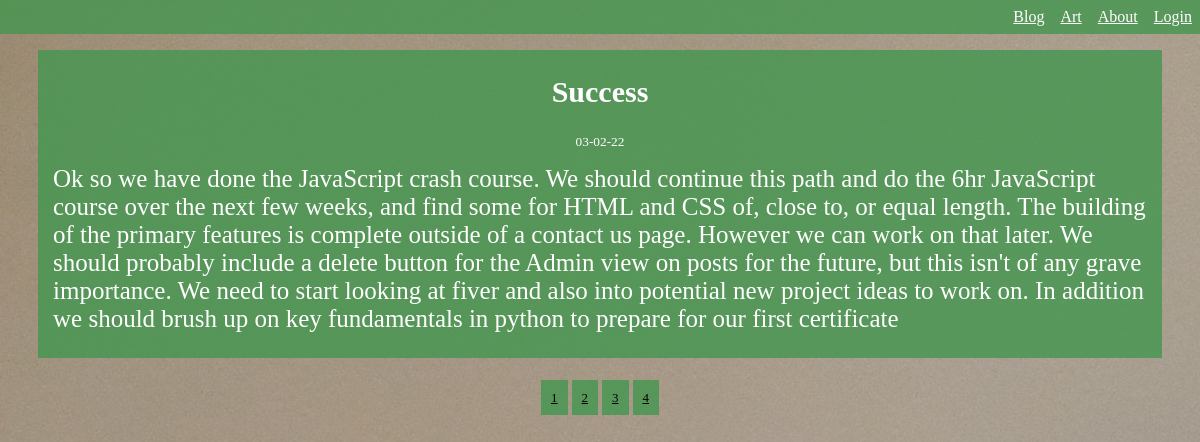
Page /blog?page=2 on the committed database.
### website/models.py (models this page shows, shortened)
class Blog(db.Model):
    id = db.Column(db.Integer, primary_key=True)
    title = db.Column(db.String(150))
    date_posted = db.Column(db.DateTime, nullable=False, default=datetime.utcnow)
    content = db.Column(db.Text, nullable=False)

### website/views.py (the view)
@views.route('/blog')
def blog():
    page = request.args.get('page', 1, type=int)
    posts = Blog.query.order_by(Blog.date_posted.desc()).paginate(per_page=1, page=page)
    return render_template('blog.html', posts=posts)

### website/templates/blog.html (shortened to what this page needs)
{% extends "base.html" %}
{% block content %}
    {% for blog in posts.items %}
        <body class="home-body">
            <section class="blog-body">
                <h1 align="center">{{ blog.title }}</h1>
                <small align="center">{{ blog.date_posted.strftime('%m-%d-%y') }}</small>
                <p>{{ blog.content }}</p>
            </section>
            <div align="center" class="button-wrapper">
                {% endfor %}
                {% for page_num in posts.iter_pages(left_edge=1, right_edge=1, left_current=1, right_current=2) %}
                    {% if page_num %}
                        {% if posts.page == page_num %}
                            <a class="btn-mod2" href="{{ url_for('views.blog', page=page_num) }}">{{ page_num }}</a>
                        {% else %}
                            <a class="btn-mod2" href="{{ url_for('views.blog', page=page_num) }}">{{ page_num }}</a>
                        {% endif %}
                    {% endif%}
                {% endfor %}
            </div>
        </body>
{% endblock %}

### website/static/styles.css (style rules this page uses)
.home-body { background-image: url('../static/site_images/paper.jpg'); }
.btn-mod2 { background: rgba(68, 150, 79, 0.8); color: black; padding: 10px; font-size: 13px; align-items: center; display: inline; }
.blog-body { display: grid; grid-template-columns: repeat(auto-fit); background-color: rgba(68, 150, 79, 0.8); margin: 30px; margin-top: 50px; padding-bottom: 10px; }
.blog-body h1 { font-size: 30px; color: rgb(255, 255, 255) }
.blog-body small { padding-top: 0; color: rgb(255, 255, 255) }
.blog-body p { display: grid; margin: 15px; justify-content: center; font-size: 25px; color: rgb(255, 255, 255) }

### rows in the picture
Blog: title "Success", date_posted "03-02-22", content "Ok so we have done the JavaScript crash course. We should continue this path and do the 6hr JavaScript course over the next few weeks, and find some for HTML and CSS of, close to, or equal length. The building of the primary features is complete outside of a contact us page. However we can work on that later. We should probably include a delete button for the Admin view on posts for the future, but this isn't of any grave importance. We need to start looking at fiver and also into potential new project ideas to work on. In addition we should brush up on key fundamentals in python to prepare for our first certificate"

### other values in the picture
{{ page_num }} "1" "3" "4"
{{ page_num }} "2"
